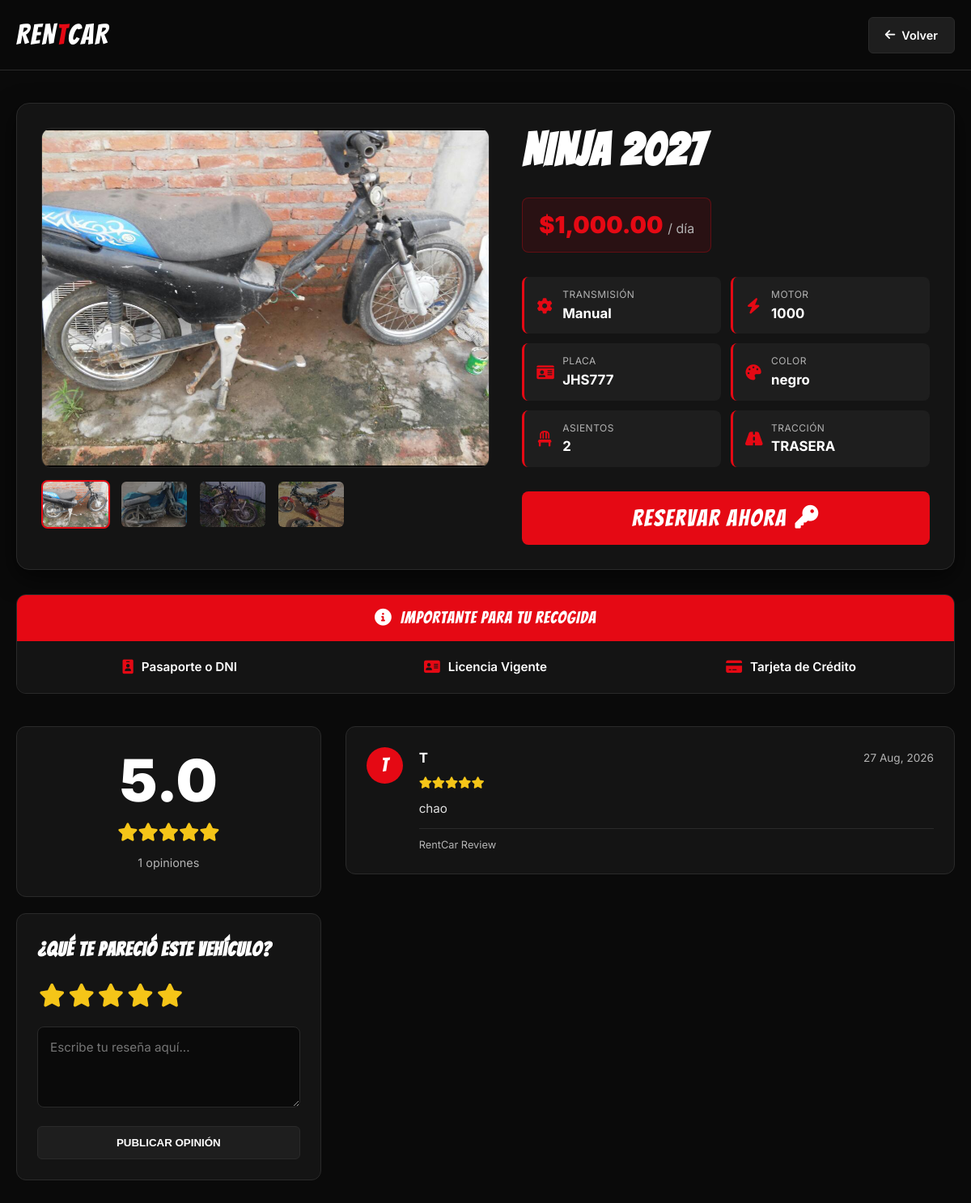
The app's page /detalles_motocicleta.php?id=46 (signed in) with its own data.
### tables this page shows
CREATE TABLE `vehiculo` (
  `id_v` int(11) NOT NULL,
  `id_arrendatario` int(11) DEFAULT NULL,
  `tipo` varchar(50) DEFAULT NULL,
  `id_proveedor` int(11) DEFAULT NULL,
  `num_motor` int(11) DEFAULT NULL,
  `num_chasis` int(11) DEFAULT NULL,
  `traccion` varchar(50) NOT NULL,
  `motor` varchar(50) NOT NULL,
  `transmision` varchar(50) NOT NULL,
  `color` varchar(50) NOT NULL,
  `marca` varchar(50) NOT NULL,
  `placa` varchar(20) NOT NULL,
  `modelo` varchar(50) NOT NULL,
  `precio` double NOT NULL,
  `asientos` int(11) DEFAULT NULL,
  `estado` varchar(50) DEFAULT 'Disponible',
  `imagen` varchar(255) DEFAULT NULL
);

CREATE TABLE `comentarios_vehiculos` (
  `id_comentario` int(11) NOT NULL,
  `id_vehiculo` int(11) NOT NULL,
  `usuario_nombre` varchar(100) NOT NULL,
  `comentario` text NOT NULL,
  `fecha` datetime DEFAULT current_timestamp(),
  `puntuacion` int(11) DEFAULT 5
);

### detalles_motocicleta.php (the view, shortened to what this page needs)
<?php
require_once 'conexion.php';
$id_vehiculo = isset($_GET['id']) ? intval($_GET['id']) : 0;
try {
    $stmt = $pdo->prepare("SELECT * FROM vehiculo WHERE id_v = ?");
    $stmt->execute([$id_vehiculo]);
    $vehiculo = $stmt->fetch(PDO::FETCH_ASSOC);
    $stmtCom = $pdo->prepare("SELECT * FROM comentarios_vehiculos WHERE id_vehiculo = ? ORDER BY fecha DESC");
    $stmtCom->execute([$id_vehiculo]);
    $comentarios = $stmtCom->fetchAll(PDO::FETCH_ASSOC);
    $total_p = 0;
    foreach($comentarios as $c) { $total_p += ($c['puntuacion'] ?? 5); }
    $promedio = count($comentarios) > 0 ? round($total_p / count($comentarios), 1) : 0;
} catch (PDOException $e) {
    die("Error crítico: " . $e->getMessage());
}
$fotosFinales = glob("imagenes/*" . $id_vehiculo . "_*");
$imagenPrincipal = !empty($fotosFinales) ? $fotosFinales[0] : 'unnamed.png';
?>
<!DOCTYPE html>
<html lang="es">
<head>
    <link rel="stylesheet" href="https://cdnjs.cloudflare.com/ajax/libs/font-awesome/6.0.0/css/all.min.css">
    <link rel="stylesheet" href="detalles_vehiculo.css">
</head>
<body>
<nav class="top-nav">
    <div class="nav-container">
        <a href="dashboardf.php" class="logo">REN<span>T</span>CAR</a>
        <a href="automoviles.php" class="btn-back"><i class="fas fa-arrow-left"></i> Volver</a>
    </div>
</nav>
<main class="main-wrapper">
    <section class="hero-section">
        <div class="gallery-side">
            <div class="main-img-wrap">
                <img id="mainImage" src="<?php echo $imagenPrincipal; ?>" onerror="this.src='unnamed.png'">
            </div>
            <?php if (count($fotosFinales) > 1): ?>
            <div class="thumbs-grid">
                <?php foreach ($fotosFinales as $index => $ruta): ?>
                    <img src="<?php echo $ruta; ?>" class="thumb <?php echo ($index===0)?'active':''; ?>" onclick="cambiarImagen(this, '<?php echo $ruta; ?>')">
                <?php endforeach; ?>
            </div>
            <?php endif; ?>
        </div>
        <div class="info-side">
            <h1 class="v-title"><?php echo strtoupper(htmlspecialchars($vehiculo['marca'] . ' ' . $vehiculo['modelo'])); ?></h1>
            <div class="v-price">$<?php echo number_format($vehiculo['precio'], 2); ?> <span>/ día</span></div>
            <div class="specs-box">
                <div class="s-item"><i class="fas fa-cog"></i> <div><span>Transmisión</span><strong><?php echo $vehiculo['transmision'] ?: 'N/A'; ?></strong></div></div>
                <div class="s-item"><i class="fas fa-bolt"></i> <div><span>Motor</span><strong><?php echo $vehiculo['motor'] ?: 'N/A'; ?></strong></div></div>
                <div class="s-item"><i class="fas fa-id-card"></i> <div><span>Placa</span><strong><?php echo $vehiculo['placa'] ?: 'S/N'; ?></strong></div></div>
                <div class="s-item"><i class="fas fa-palette"></i> <div><span>Color</span><strong><?php echo $vehiculo['color'] ?: 'N/A'; ?></strong></div></div>
                <div class="s-item"><i class="fas fa-chair"></i> <div><span>Asientos</span><strong><?php echo $vehiculo['asientos'] ?: '0'; ?></strong></div></div>
                <div class="s-item"><i class="fas fa-road"></i> <div><span>Tracción</span><strong><?php echo strtoupper($vehiculo['traccion'] ?: 'N/A'); ?></strong></div></div>
            </div>
            <button class="main-btn" onclick="location.href='reservar.php?id=<?php echo $id_vehiculo; ?>'">
                RESERVAR AHORA <i class="fas fa-key"></i>
            </button>
        </div>
    </section>
    <section class="pickup-banner">
        <div class="banner-content">
            <div class="b-header"><i class="fas fa-info-circle"></i> IMPORTANTE PARA TU RECOGIDA</div>
            <div class="b-items">
                <div class="b-item"><i class="fas fa-id-badge"></i> Pasaporte o DNI</div>
                <div class="b-item"><i class="fas fa-address-card"></i> Licencia Vigente</div>
                <div class="b-item"><i class="fas fa-credit-card"></i> Tarjeta de Crédito</div>
            </div>
        </div>
    </section>
    <section id="comentarios" class="reviews-section">
        <div class="reviews-header">
            <div class="avg-box">
                <span class="avg-num"><?php echo number_format($promedio, 1); ?></span>
                <div class="avg-stars">
                    <?php for($i=1; $i<=5; $i++) echo ($i <= round($promedio)) ? '<i class="fas fa-star"></i>' : '<i class="far fa-star"></i>'; ?>
                    <p><?php echo count($comentarios); ?> opiniones</p>
                </div>
            </div>
            <div class="write-box">
                <h3>¿Qué te pareció este vehículo?</h3>
                <form method="POST">
                    <div class="rating-selector">
                        <?php for($i=5; $i>=1; $i--): ?>
                            <label for="r<?php echo $i; ?>"><i class="fas fa-star"></i></label>
                        <?php endfor; ?>
                    </div>
                    <textarea name="comentario" placeholder="Escribe tu reseña aquí..." required></textarea>
                    <button type="submit" name="enviar_comentario">Publicar Opinión</button>
                </form>
            </div>
        </div>
        <div class="reviews-feed">
            <?php if (empty($comentarios)): ?>
                <p style="color: var(--texto-gris); text-align: center; padding: 20px;">Sé el primero en dejar una opinión sobre este vehículo.</p>
            <?php else: ?>
                <?php foreach ($comentarios as $c): ?>
                    <div class="review-card">
                        <div class="r-avatar"><?php echo strtoupper(substr($c['usuario_nombre'], 0, 1)); ?></div>
                        <div class="r-body">
                            <div id="view-mode-<?php echo $c['id_comentario']; ?>">
                                <div class="r-meta">
                                    <strong><?php echo htmlspecialchars($c['usuario_nombre']); ?></strong>
                                    <span><?php echo date('d M, Y', strtotime($c['fecha'])); ?></span>
                                </div>
                                <div class="r-stars">
                                    <?php for($i=1; $i<=5; $i++) echo ($i <= ($c['puntuacion']??5)) ? '<i class="fas fa-star"></i>' : '<i class="far fa-star"></i>'; ?>
                                </div>
                                <p><?php echo nl2br(htmlspecialchars($c['comentario'])); ?></p>
                                <div class="r-footer-card">
                                    <span style="font-size: 0.8rem; color: var(--texto-gris);">RentCar Review</span>
                                </div>
                            </div>
                        </div>
                    </div>
                <?php endforeach; ?>
            <?php endif; ?>
        </div>
    </section>
</main>
</body>
</html>

### records on screen
vehiculo: marca+modelo "NINJA 2027", precio "1,000.00", transmision "Manual", motor "1000", placa "JHS777", color "negro", asientos "2", traccion "TRASERA"
comentarios_vehiculos: usuario_nombre "T", fecha "27 Aug, 2026", puntuacion 5 (drawn), comentario "chao"

### other values on screen
$promedio "5.0"
count($comentarios) "1"
